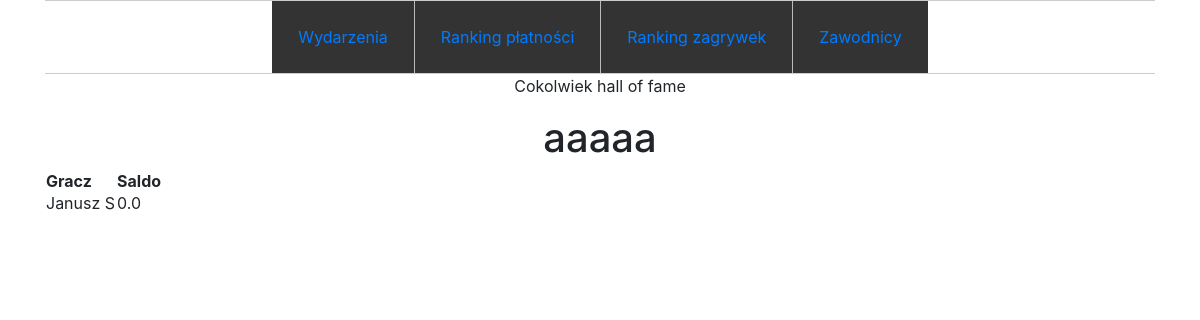
The app's page /hall-of-fame/, older data.
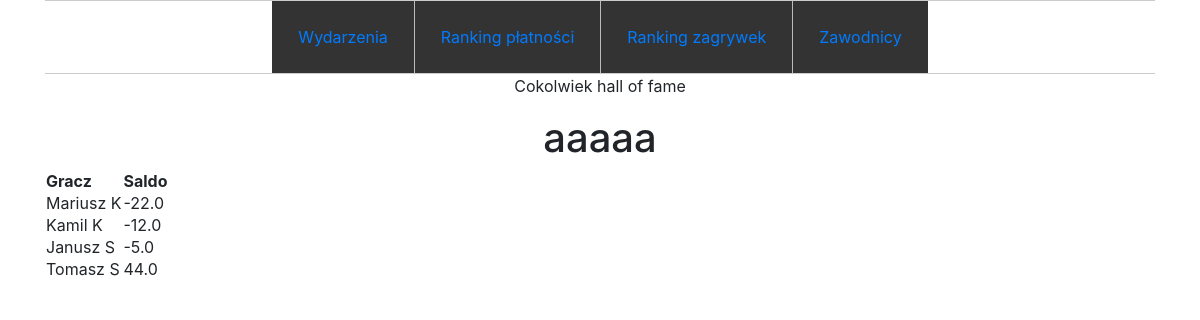
The same page, newer data.
### zapisy/models.py (models this page shows, shortened)
class Player(models.Model):
    name = models.CharField(max_length=64)
    multisport_number = models.CharField(max_length=8, null=True, blank=True)
    excess = models.FloatField(default=0)

### zapisy/views.py (the view)
# urls.py: path('hall-of-fame/', views.HallOfFameView.as_view(), name='hof'),
class HallOfFameView(ListView):
    model = Player
    template_name = "zapisy/hof.html"
    def get_context_data(self,**kwargs):
        context = super().get_context_data(**kwargs)
        player_objects = Player.objects.all()
        players = []
        for player in player_objects:
            entries = Entry.objects.filter(player=player).filter(paid=False)
            balance_ms = entries.filter(multisport=False).aggregate(n=Sum('event__price'))['n'] or 0
            balance_nms = entries.filter(multisport=True).aggregate(n=Sum('event__price_multisport'))['n'] or 0
            entries = Entry.objects.filter(player=player).filter(serves_paid=False)
            balance_serv = entries.aggregate(n=Sum('serves'))['n'] or 0
            balance = player.excess - balance_ms - balance_nms - balance_serv*2
            players.append((player.name, balance))
        players.sort(key = lambda x: x[1])
        context['players'] = players
        return context

### templates/zapisy/hof.html
{% extends "zapisy/base.html" %}
  {% block content %}
  {% load filters %}
    <p>Cokolwiek hall of fame</p>
    <h1>aaaaa</h1>
    <table>
      <thead>
        <th>Gracz</th>
        <th>Saldo</th>
      </thead>
      {% for pl in players %}
        <tr>
          {% for td in pl %}
            <td>{{td}}</td>
          {% endfor %}
        </tr>
      {% endfor %}
    </table>
  {% endblock %}

### templates/zapisy/base.html (shortened to what this page needs)
<!DOCTYPE html5>
{% load static %}
<html lang="en" dir="ltr">
  <head>
    <link rel="stylesheet" href="https://cdn.jsdelivr.net/npm/bootstrap@4.6.0/dist/css/bootstrap.min.css">
    <link rel="stylesheet" href="{% static "zapisy/css/style.css" %}"/>
  </head>
  <body>
    <div class="container">
      <nav class="nav">
        <ul>
          <li class="nav-item">
            <a class="nav-link" href="{% url 'events' %}">Wydarzenia</a>
          </li>
          <li class="nav-item">
            <a class="nav-link" href="{% url 'hof' %}">Ranking płatności</a>
          </li>
          <li class="nav-item">
            <a class="nav-link" href="{% url 'hof' %}">Ranking zagrywek</a>
          </li>
          <li class="nav-item">
            <a class="nav-link" href="{% url 'hof' %}">Zawodnicy</a>
          </li>
        </ul>
      </nav>
    </div>
    <div class="container">
    {% block content %}
    {% endblock %}
    </div>
  </body>
</html>

### zapisy/static/zapisy/css/style.css (style rules this page uses)
body { margin: 0; padding: 0; }
div { margin: 0 auto; text-align: center; }
.nav { border:1px solid #ccc; border-width:1px 0; list-style:none; margin:0; padding:0; text-align:center; display: flex; justify-content: center; }
.nav ul { list-style-type: none; margin: 0; padding: 0; overflow: hidden; background-color: #333; }
.nav li { display:inline; display: inline; color: white; text-align: center; padding: 14px 16px; text-decoration: none; float: left; border-right: 1px solid #bbb; }
.nav li:last-child { border-right: none; }
.nav a { display:inline-block; padding:10px; }

Row changes from the older to the newer data that the page shows:
added Player: pl "Mariusz K"
added Player: pl "Kamil K"
added Player: pl "Tomasz S"
Text that changed along with them:
list line gone: "0.0"
new list line: "-22.0"
new list line: "-12.0"
new list line: "Janusz S"
new list line: "-5.0"
new list line: "44.0"
list line gone: "Janusz S"
